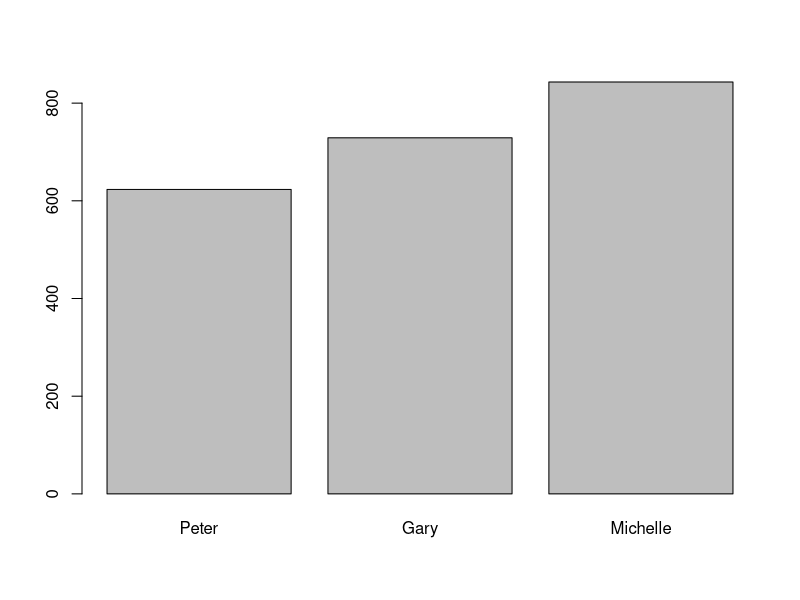
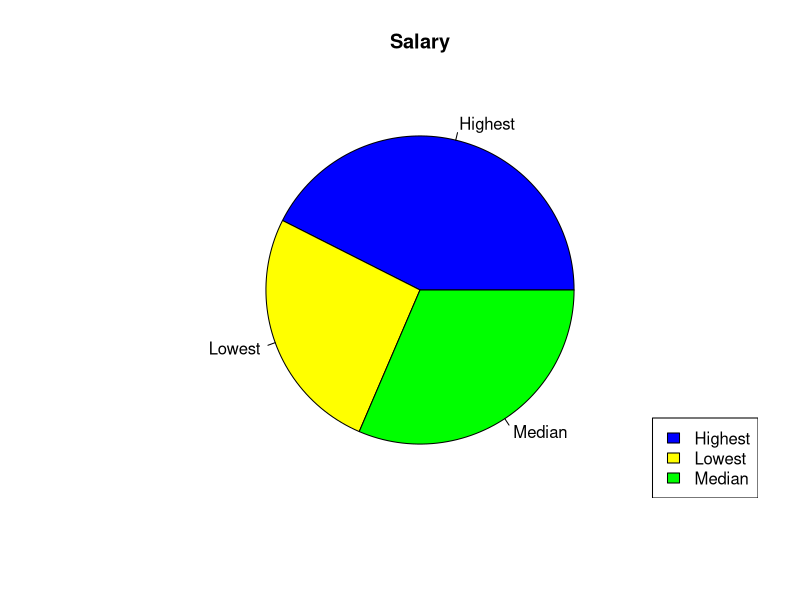

Reproduce these figures in R, in order.
#Q1
#(a)
Data_Frame1 <- data.frame (
  id = c(1,2,3,4,5),
  name = c("Peter","Amy","Ryan","Gary","Michelle"),
  salary = c(623.30,515.20,611.00,729.00,843.25)
)
Data_Frame1
#(b)
New_col <- data.frame(
  department = c("IT", "Finance","Accounting","Math","Stat")
)
Data_Frame2<-cbind(Data_Frame1,New_col)
Data_Frame2
#(c)
Data_Frame3 <- Data_Frame2[-c(2), -c(1)]
Data_Frame3
Data_Frame4 <- Data_Frame3[-c(3), -c(3)]
Data_Frame4
#(d)
x<-c("Peter","Gary","Michelle")
y<-c(623.30,729.00,843.25)
barplot(y,names.arg=x)
#(e)
summary(Data_Frame1)
mylabel <- c("Highest", "Lowest", "Median")
colors <- c("blue", "yellow", "green")
x <- c(843.25,515.20,623.30)
pie(x, label = mylabel, main = "Salary", col = colors)
legend("bottomright", mylabel, fill = colors)

#Q2:
#if else
color<-function(get_color){
  if (get_color=="old_glory_red") {
    return("179,25,66")
  }else if (get_color=="old_glory_blue"){
    return("10,49,97")
  }else if (get_color=="white"){
    return("255,255,255")
  }else{
    return("0,0,0")
  }
}
color("white")
color("Blue")
color("old_glory_blue")

# for loop 
stripes<-1:13
for (x in stripes){
  if (x %% 2==0){
    color="white"
    print(paste("The",x,"stripe is",color))
  }else{
    color="red"
    print(paste("The",x,"stripe is",color))
  }
}
